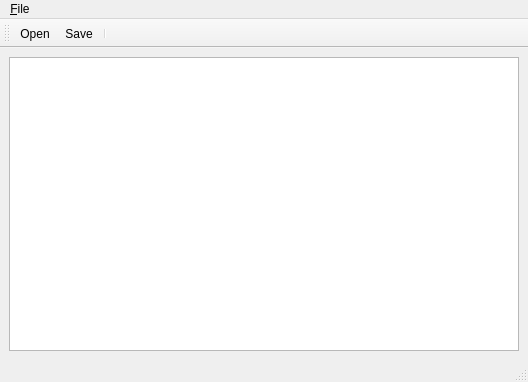
<?xml version="1.0" encoding="UTF-8"?>
<ui version="4.0">
 <class>CsvEditor</class>
 <widget class="QMainWindow" name="CsvEditor">
  <property name="geometry">
   <rect>
    <x>0</x>
    <y>0</y>
    <width>528</width>
    <height>382</height>
   </rect>
  </property>
  <property name="windowTitle">
   <string>CsvEditor</string>
  </property>
  <widget class="QWidget" name="centralwidget">
   <layout class="QVBoxLayout" name="verticalLayout">
    <item>
     <widget class="QTableView" name="table"/>
    </item>
   </layout>
  </widget>
  <widget class="QMenuBar" name="menubar">
   <property name="geometry">
    <rect>
     <x>0</x>
     <y>0</y>
     <width>528</width>
     <height>25</height>
    </rect>
   </property>
   <widget class="QMenu" name="menu_File">
    <property name="title">
     <string>&amp;File</string>
    </property>
    <widget class="QMenu" name="menuOptions">
     <property name="title">
      <string>Options</string>
     </property>
     <property name="icon">
      <iconset resource="qtgui.qrc">
       <normaloff>:/icons/setup.png</normaloff>:/icons/setup.png</iconset>
     </property>
     <addaction name="actionFirst_line_as_Headers"/>
    </widget>
    <addaction name="action_Open"/>
    <addaction name="action_Save"/>
    <addaction name="separator"/>
    <addaction name="menuOptions"/>
   </widget>
   <addaction name="menu_File"/>
  </widget>
  <widget class="QStatusBar" name="statusbar"/>
  <widget class="QToolBar" name="toolBar">
   <property name="windowTitle">
    <string>toolBar</string>
   </property>
   <attribute name="toolBarArea">
    <enum>TopToolBarArea</enum>
   </attribute>
   <attribute name="toolBarBreak">
    <bool>false</bool>
   </attribute>
   <addaction name="action_Open"/>
   <addaction name="action_Save"/>
   <addaction name="separator"/>
  </widget>
  <action name="action_Open">
   <property name="icon">
    <iconset resource="qtgui.qrc">
     <normaloff>:/icons/load.png</normaloff>:/icons/load.png</iconset>
   </property>
   <property name="text">
    <string>&amp;Open...</string>
   </property>
  </action>
  <action name="action_Save">
   <property name="icon">
    <iconset resource="qtgui.qrc">
     <normaloff>:/icons/save.png</normaloff>:/icons/save.png</iconset>
   </property>
   <property name="text">
    <string>&amp;Save...</string>
   </property>
  </action>
  <action name="actionFirst_line_as_Headers">
   <property name="checkable">
    <bool>true</bool>
   </property>
   <property name="text">
    <string>First line as Headers</string>
   </property>
  </action>
 </widget>
 <resources>
  <include location="qtgui.qrc"/>
 </resources>
 <connections/>
</ui>
